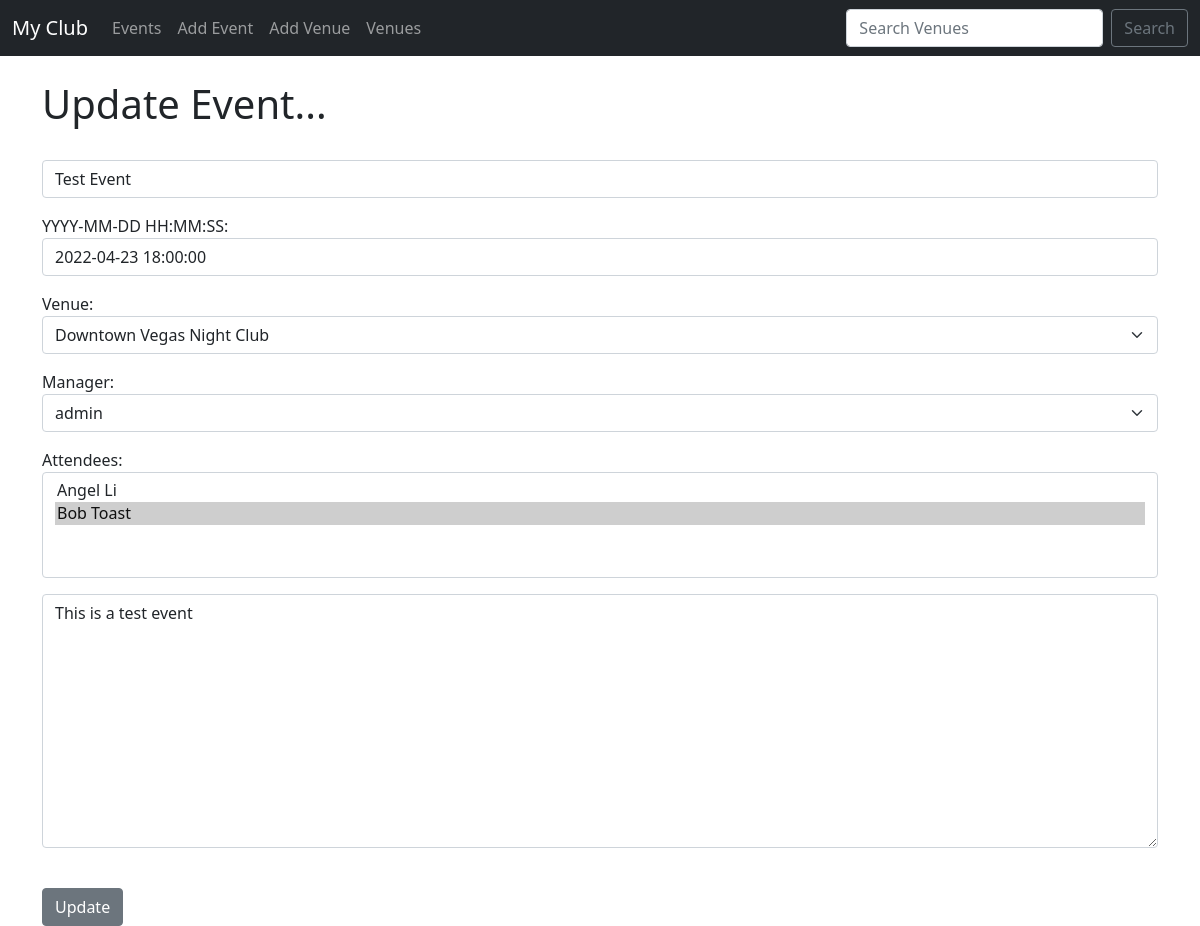
/update_event/4, run on an earlier commit of the app's database.
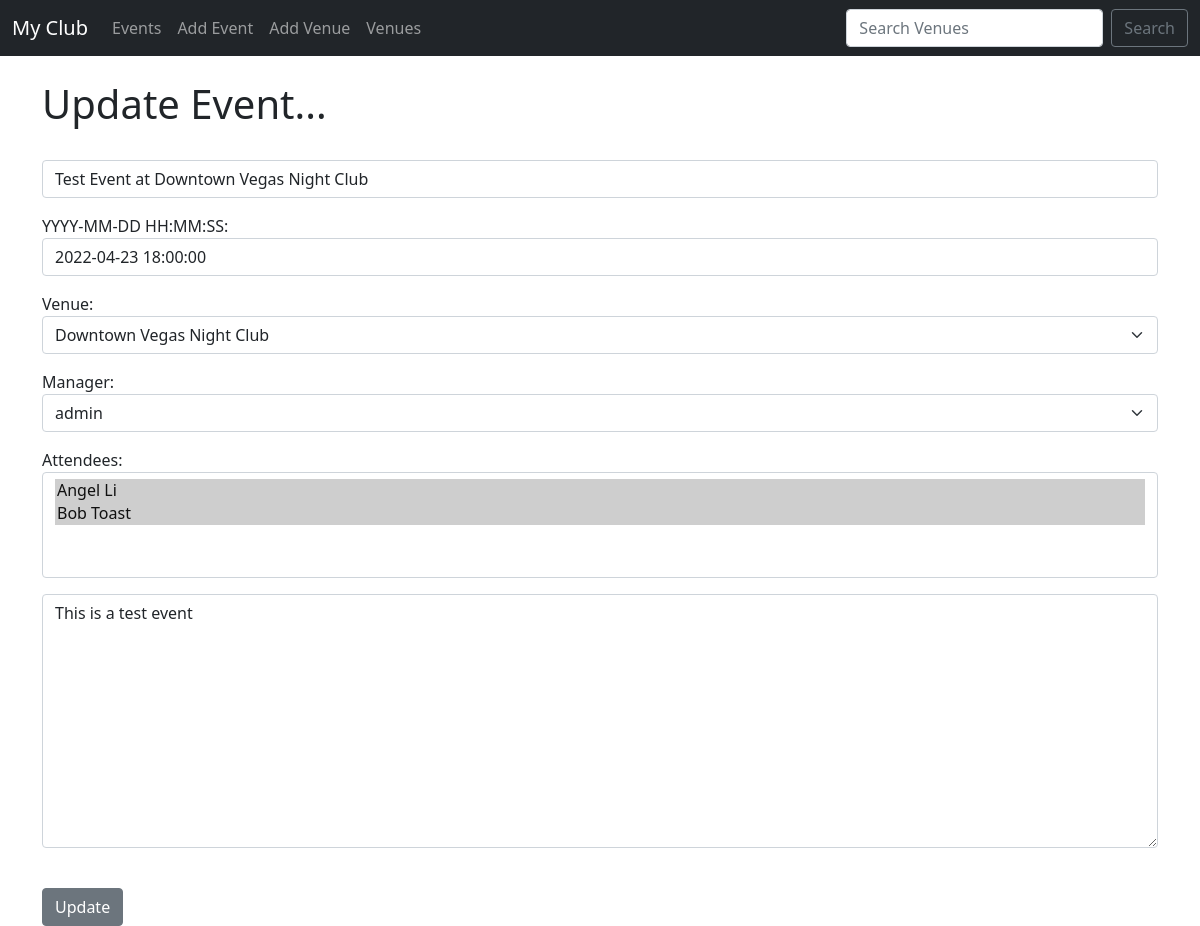
And on a later commit of the database.
### events/models.py (models this page shows, shortened)
class Event(models.Model):
    name = models.CharField('Event Name', max_length=120)
    event_date = models.DateTimeField('Event Date')
    venue = models.ForeignKey(
        Venue, blank=True, null=True, on_delete=models.CASCADE)
    manager = models.ForeignKey(User, blank=True, null=True, on_delete=models.SET_NULL)
    description = models.TextField(blank=True)
    attendees = models.ManyToManyField(MyClubUser, blank=True)

class Venue(models.Model):
    name = models.CharField('Venue Name', max_length=120)
    address = models.CharField(max_length=300)
    zip_code = models.CharField('Zip Code', max_length=15)
    phone = models.CharField('Contact Phone', max_length=25, blank=True)
    web = models.URLField('Website Address', blank=True)
    email_address = models.EmailField('Email Address', blank=True)
    def __str__(self):
        return self.name

### events/views.py (the view)
# urls.py: path('update_event/<event_id>', views.update_event, name="update-event"),
def update_event(request, event_id):
    event = Event.objects.get(pk=event_id)
    form = EventForm(request.POST or None, instance=event)
    if form.is_valid():
        form.save()
        return redirect('list-events')
    return render(request,
        'events/update_event.html', {
        "event": event,
        "form":form,
        })

### events/models.py (called while the page is built)
    def __str__(self):
        return self.first_name + ' ' + self.last_name

### events/templates/events/update_event.html (shortened to what this page needs)
{% extends 'events/base.html' %}
{% block content %}
  <h1>Update Event...</h1>
  <br/>
  <form action="" method=POST>
    {{ form.as_p }}
    <br/>
    <input type="submit" value="Update" class="btn btn-secondary">
{% endblock %}

What changed in the data, as far as the page shows it:
changed Event "Downtown Vegas Night Club": name "Test Event" → "Test Event at Downtown Vegas Night Club"
Also different on the page:
form field attendees: "Angel Li / Bob Toast ☑" → "Angel Li ☑ / Bob Toast ☑"
